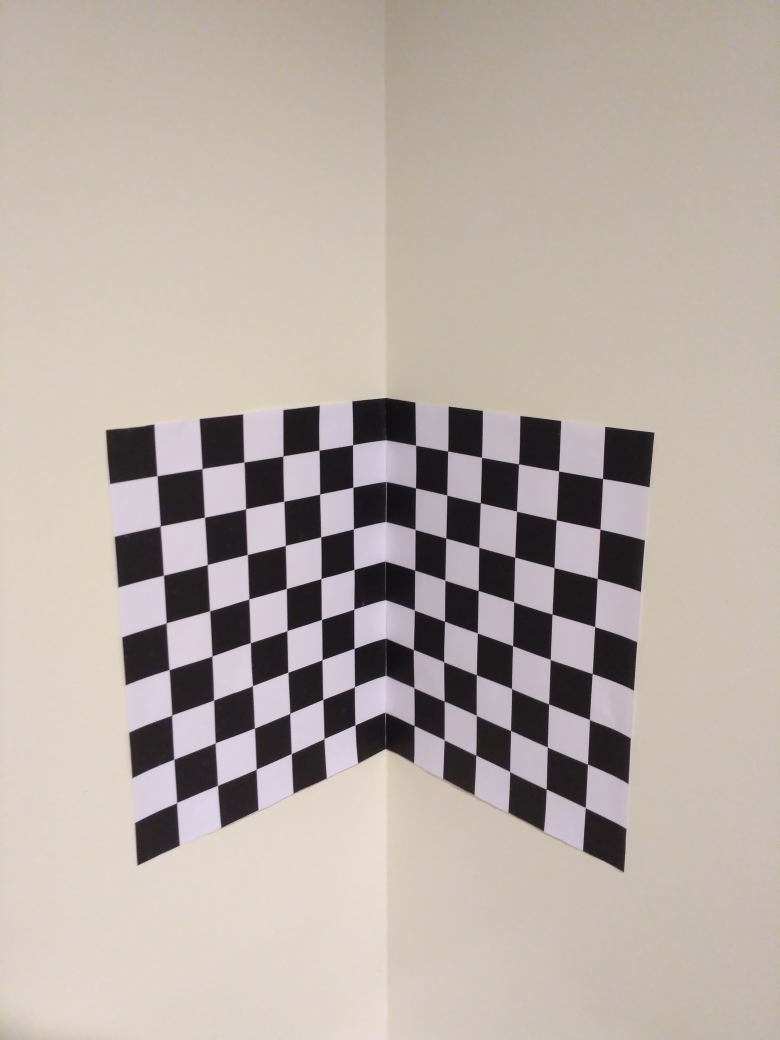
#> input picture Assignment1_CameraCalibration/calib-object.jpg, 3120 x 4160 px, found by its file name (shown at 1/4 size)
$ jupyter execute --allow-errors Camera_Calibration.ipynb
#> lines starting #> are read from the running program, lines starting #| are printed output that depends on the picture
[cell 1]
from google.colab import drive
drive.mount('/content/drive')

[cell 2]
import cv2
import numpy as np
import matplotlib.pyplot as plt

Importing the necessary libraries here above

### Task 1

[cell 3]
image = cv2.imread("/content/drive/MyDrive/Colab Notebooks/calib-object.jpg")
#> image is the input picture: shape (4160, 3120, 3); mean B, G, R 165.1, 172.4, 183.5

Reading the image
And then dividing the image in 2 different halves and displaying them simaltaneously using MATPLOTLIB

[cell 4]
# Step 2: Convert the image from BGR to RGB (since OpenCV uses BGR and matplotlib uses RGB)
image_rgb = cv2.cvtColor(image, cv2.COLOR_BGR2RGB)

# Step 3: Divide the image into left and right halves
height, width, _ = image_rgb.shape
center = width // 2
left_half = image_rgb[:, :center]
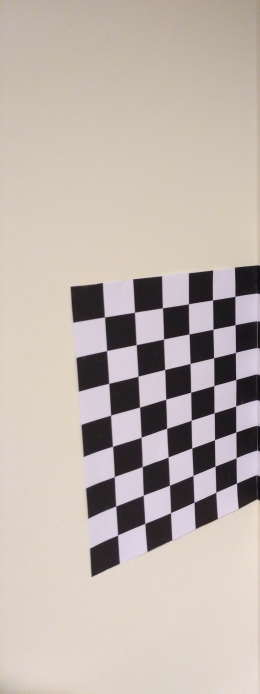
#> left_half: shape (4160, 1560, 3) (shown at 1/6 size); mean R, G, B 190.6, 179.5, 172.7
right_half = image_rgb[:, center:]
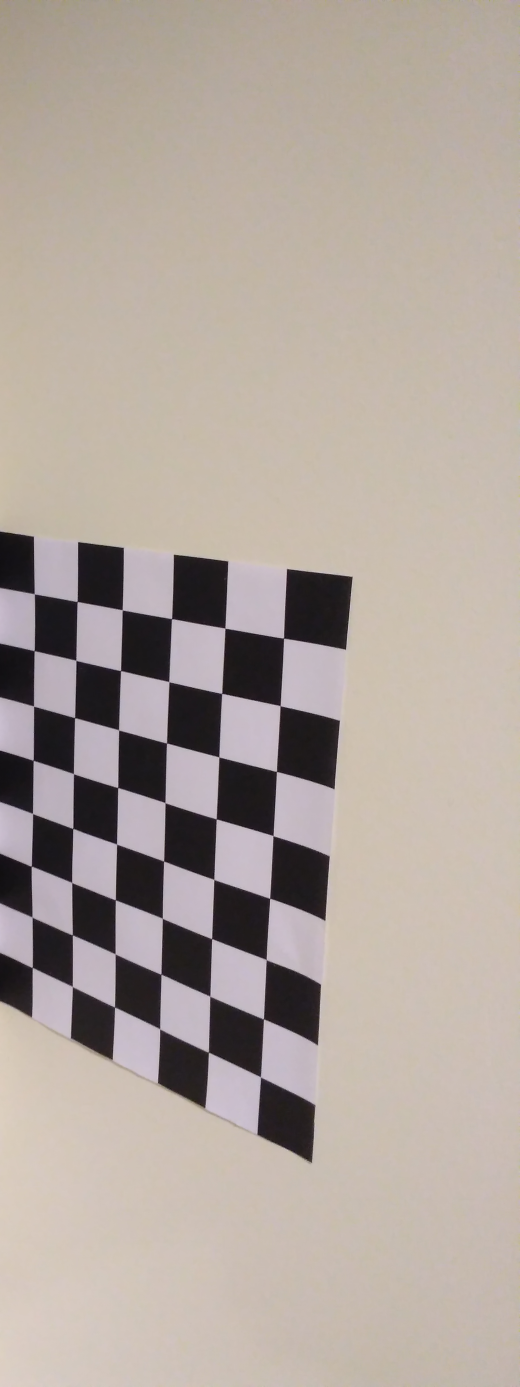
#> right_half: shape (4160, 1560, 3) (shown at 1/3 size); mean R, G, B 176.4, 165.3, 157.6

# Step 4: Display the left and right halves using matplotlib
plt.figure(figsize=(10, 5))

plt.subplot(1, 2, 1)  # 1 row, 2 columns, 1st subplot
plt.imshow(left_half)
plt.title('Left Half')
plt.axis('off')  # Hide the axis

plt.subplot(1, 2, 2)  # 1 row, 2 columns, 2nd subplot
plt.imshow(right_half)
plt.title('Right Half')
plt.axis('off')  # Hide the axis

plt.show()
#> (the rest of the program and of its run is left out)
